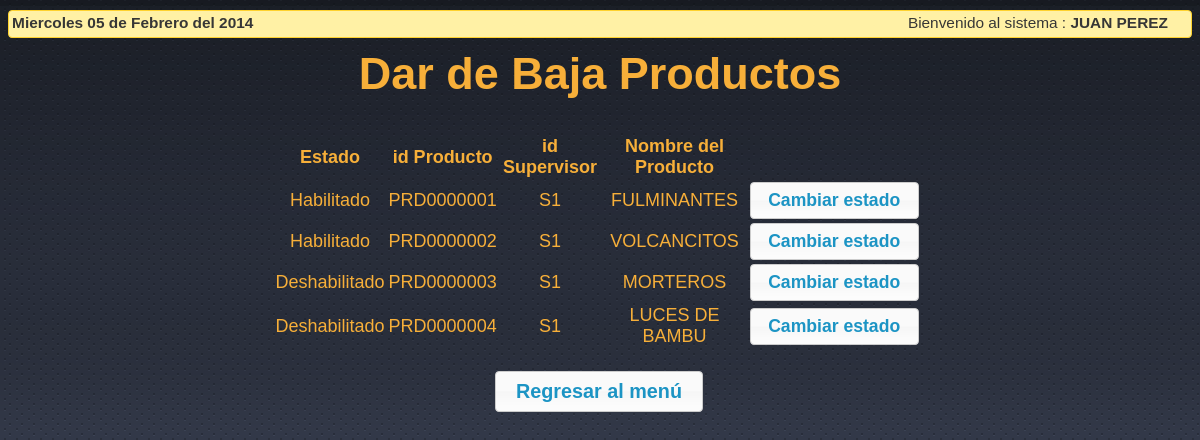
Page /ModuloProducto/productobaja.php (signed in) on the committed database.
### tables this page shows
CREATE TABLE IF NOT EXISTS `PRODUCTOS` (
  `IDPRODUCTO` varchar(10) NOT NULL,
  `IDUSUARIO` varchar(10) NOT NULL,
  `NOMBREPRODUCTO` varchar(20) NOT NULL,
  `ESTADO` int(11) NOT NULL DEFAULT '1',
  `EXISTENCIA` decimal(12,2) NOT NULL DEFAULT '0.00',
  `FECHAULTIMAMODIFICACION` timestamp NOT NULL DEFAULT CURRENT_TIMESTAMP ON UPDATE CURRENT_TIMESTAMP,
  PRIMARY KEY (`IDPRODUCTO`),
  KEY `FK_GESTIONA_PRODUCTOS` (`IDUSUARIO`)
);

### ModuloProducto/funciones.php (the view, shortened to what this page needs)
<?php
function muestraestado(){
	$cont=TRUE;
	$salida = -1;
	if($cont == TRUE){
		$sql='SELECT * FROM PRODUCTOS ORDER BY IDUSUARIO';
			$result=mysql_query($sql);
			@$num_result = mysql_num_rows($result);
			if(@$num_result>= $GLOBALS["cantFilas"]){
				echo '<div style="height:300px;width:700px;overflow:scroll;">
			<table border="0">';
			} else{
				echo '<table border="0">';
			}
		  echo '
        <tr>
		  <th width="71" scope="col"><p class = \'log\'>Estado</p></th>
          <th width="80" scope="col"><p class = \'log\'>id Producto</p></th>
          <th width="125" scope="col"><p class = \'log\'>id Supervisor</p></th>
          <th width="215" scope="col"><p class = \'log\'>Nombre del Producto</p></th>
		  <th></th>
        </tr>';
			if( $num_result >= 1){
				for($i=0; $i <$num_result; $i++){
					$fila=mysql_fetch_array($result);
					$idproducto=$fila['IDPRODUCTO'];
					echo '<tr>';
					echo '<td align="center"><p class = \'log\'>'.msgEstado($fila['ESTADO']).'</p></td>';
					echo '<td align="center"><p class = \'log\'>'.$idproducto.'</p></td>';
					echo '<td align="center"><p class = \'log\'>'.$fila['IDUSUARIO'].'</p></td>';
					echo '<td align="center"><p class = \'log\'>'.$fila['NOMBREPRODUCTO'].'</p></td>';
					echo '<div align="center" width="100" ><td align=\"center\">';
					echo '<input name="button" type="button" id="button" onclick="
					document.form1.idproducto.value=\''.$idproducto.'\';
					cambiarEstado();
					" value="Cambiar estado" />';
					echo '<td></div>';
					echo '</tr>';
				}
			}
			$salida=1;
			echo '</table>';
	}else{
		$salida=0;
	}
	return $salida;
}
function msgEstado($tipo){
	switch(trim($tipo)){
		case 1:
			$msg='Habilitado';
			break;
		default:
			$msg='Deshabilitado';
	}
	return $msg;
}
?>

### ModuloProducto/productobaja.php (shortened to what this page needs)
<html>
<head>
<link href="../css/style.css" rel="stylesheet" type="text/css" />
<link href="../js/jquery-ui-1.10.3.custom.css" rel="stylesheet"/>
</head>
<body>
<div id="user_activo" >
  <?php
    $dias = array("Domingo","Lunes","Martes","Miercoles","Jueves","Viernes","Sábado");
    $meses = array("Enero","Febrero","Marzo","Abril","Mayo","Junio","Julio","Agosto","Septiembre","Octubre","Noviembre","Diciembre");
    if(isset($_SESSION['tipo'])){
      $tipo = $_SESSION['tipo'];
      echo '<div class="ui-widget" >
              <div class="ui-state-highlight ui-corner-all" style="height:20px; padding: 0.2em;">'.
              '<span style="float: left; font-weight:bold;">'.$dias[date('w')]." ".date('d')." de ".$meses[date('n')-1]. " del ".date('Y').'</span>'.
              '<p style="margin-right:20px; display:inline;">Bienvenido al sistema :  '.'<strong>'.$_SESSION['nombre'].'</strong>'.'</p>
              </div>
          </div>';
    }
  ?>
</div>
<form name="form1" method="post" action="">
  <DIV ALIGN=center>
    <h1 id="reg_user">Dar de Baja Productos</h1>
  <table width="661" border="0" align="center">
    <tr>
      <td width="474" align="center">
	    <p class = 'log'>
          <span class="log">
        <?php
		include ('funciones.php');
		muestraestado();
		?>
 </span></p>
      </td>
    </tr>
  </table>
  <p class="log" >
    <input type="button" onClick="MM_goToURL('parent','../menu.php');return document.MM_returnValue" value="Regresar al menú">
  </p>
</DIV>
</form>
</body>
</html>

### css/style.css (style rules this page uses)
body { background: transparent url(../images/bg.png) repeat; }
#user_activo { float:right; width:100%; text-align: right; font-size: 14px; font-family: "Arial", "Helvetica"; color:#F7AF39; margin-bottom: 10px; }
#login1, #menu, #reg_user { font-size: 45px; font-family: "Arial", "Helvetica"; color:#F7AF39; font-weight: bold; text-align: center; margin-top: 10px; }
.log { font-family: "Arial", "Helvetica"; color: #F7AF39; font-size: 18px; font-style: normal; }

### rows in the picture
productos: ESTADO "Habilitado", IDPRODUCTO "PRD0000001", IDUSUARIO "S1", NOMBREPRODUCTO "FULMINANTES"
productos: ESTADO "Habilitado", IDPRODUCTO "PRD0000002", IDUSUARIO "S1", NOMBREPRODUCTO "VOLCANCITOS"
productos: ESTADO "Deshabilitado", IDPRODUCTO "PRD0000003", IDUSUARIO "S1", NOMBREPRODUCTO "MORTEROS"
productos: ESTADO "Deshabilitado", IDPRODUCTO "PRD0000004", IDUSUARIO "S1", NOMBREPRODUCTO "LUCES DE BAMBU"

### other values in the picture
$_SESSION['nombre'] "JUAN PEREZ"
